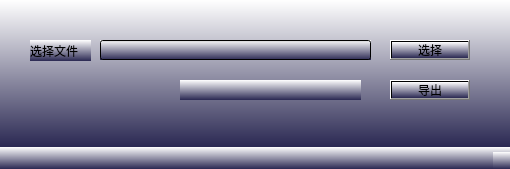
<?xml version="1.0" encoding="UTF-8"?>
<ui version="4.0">
 <class>MainWindow</class>
 <widget class="QMainWindow" name="MainWindow">
  <property name="geometry">
   <rect>
    <x>0</x>
    <y>0</y>
    <width>510</width>
    <height>169</height>
   </rect>
  </property>
  <property name="windowTitle">
   <string>坐标转换工具V3.0.0</string>
  </property>
  <property name="styleSheet">
   <string notr="true">background-color: qlineargradient(spread:pad, x1:1, y1:1, x2:1, y2:0, stop:0 rgba(42, 40, 82, 255), stop:1 rgba(255, 255, 255, 255));</string>
  </property>
  <widget class="QWidget" name="centralwidget">
   <widget class="QPushButton" name="pushButton">
    <property name="geometry">
     <rect>
      <x>390</x>
      <y>40</y>
      <width>80</width>
      <height>20</height>
     </rect>
    </property>
    <property name="text">
     <string>选择</string>
    </property>
   </widget>
   <widget class="QLabel" name="label">
    <property name="geometry">
     <rect>
      <x>30</x>
      <y>40</y>
      <width>61</width>
      <height>21</height>
     </rect>
    </property>
    <property name="styleSheet">
     <string notr="true"/>
    </property>
    <property name="text">
     <string>选择文件</string>
    </property>
   </widget>
   <widget class="QLineEdit" name="pathEdit">
    <property name="geometry">
     <rect>
      <x>100</x>
      <y>40</y>
      <width>271</width>
      <height>20</height>
     </rect>
    </property>
   </widget>
   <widget class="QPushButton" name="pushButton_2">
    <property name="geometry">
     <rect>
      <x>390</x>
      <y>80</y>
      <width>80</width>
      <height>20</height>
     </rect>
    </property>
    <property name="text">
     <string>导出</string>
    </property>
   </widget>
   <widget class="QLabel" name="label_2">
    <property name="geometry">
     <rect>
      <x>180</x>
      <y>80</y>
      <width>181</width>
      <height>20</height>
     </rect>
    </property>
    <property name="styleSheet">
     <string notr="true">color: rgb(255, 0, 0);</string>
    </property>
    <property name="text">
     <string/>
    </property>
   </widget>
  </widget>
  <widget class="QMenuBar" name="menubar">
   <property name="geometry">
    <rect>
     <x>0</x>
     <y>0</y>
     <width>510</width>
     <height>22</height>
    </rect>
   </property>
  </widget>
  <widget class="QStatusBar" name="statusbar"/>
 </widget>
 <resources/>
 <connections/>
</ui>
